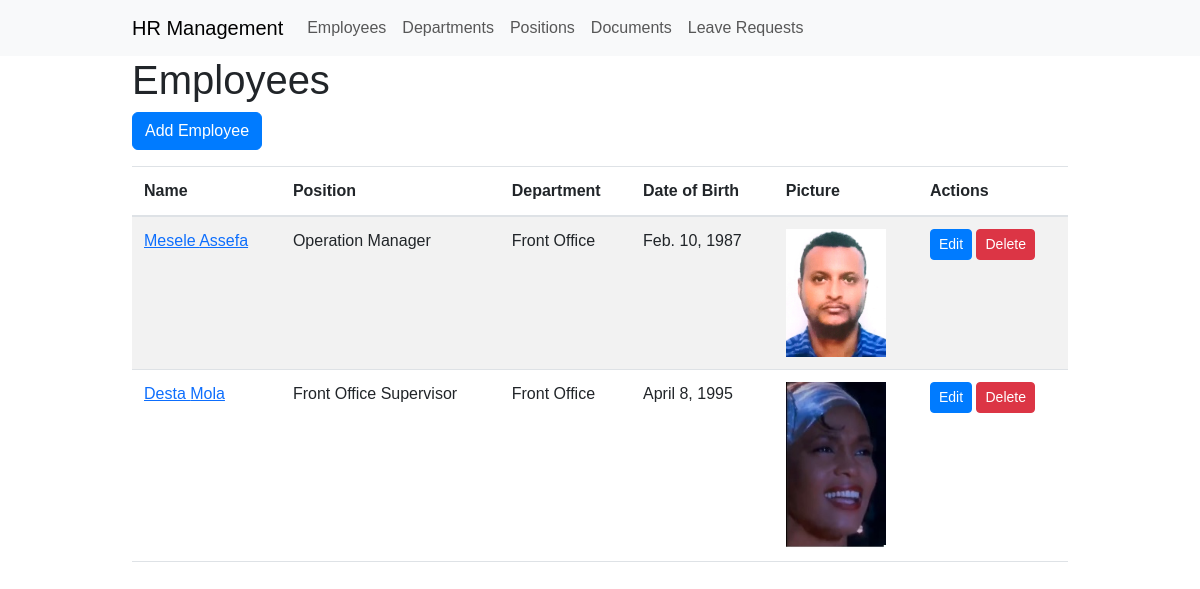
/employees/, run on an earlier commit of the app's database.
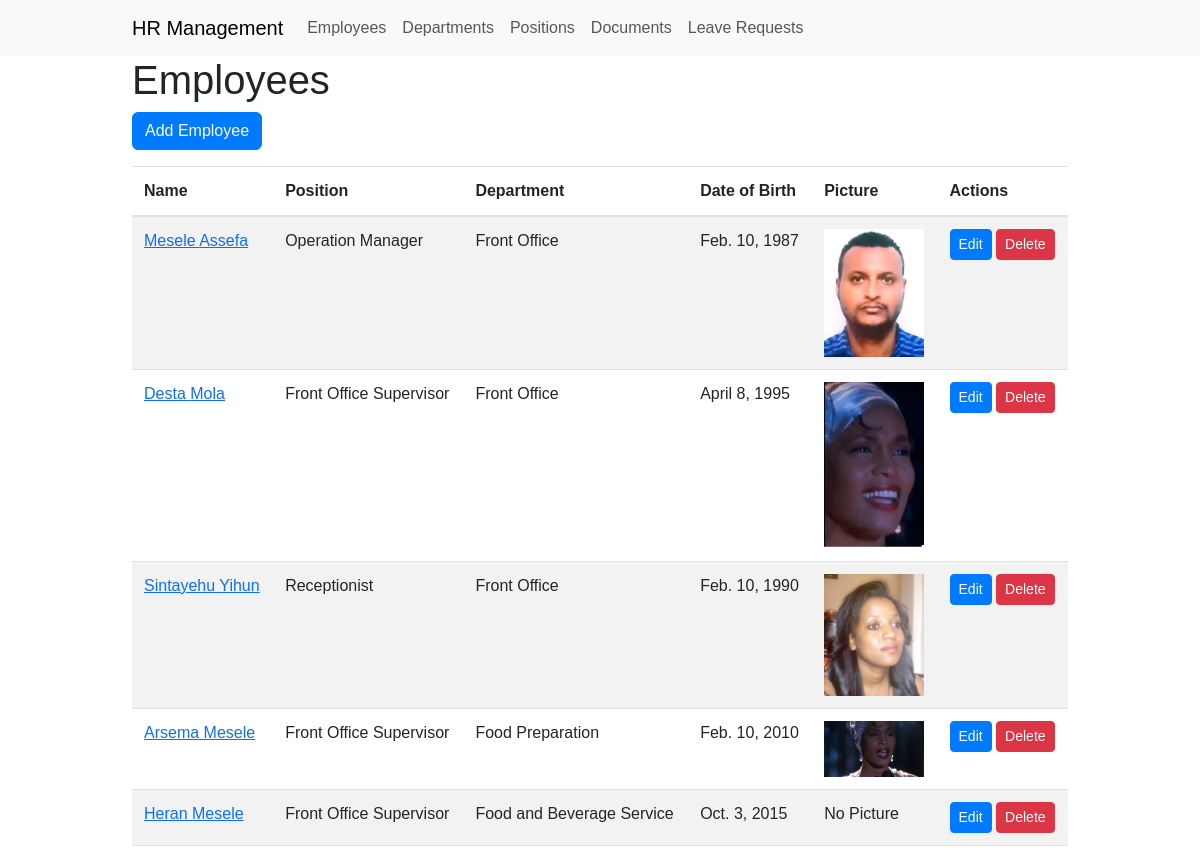
And on a later commit of the database.
### employee_management/models.py (models this page shows, shortened)
class Employee(models.Model):
    first_name = models.CharField(max_length=50)
    middle_name = models.CharField(max_length=50, null=True, blank=True)
    last_name = models.CharField(max_length=50)
    email = models.EmailField()
    department = models.ForeignKey(Department, on_delete=models.CASCADE)
    position = models.ForeignKey(Position, on_delete=models.CASCADE)
    date_of_birth = models.DateField()
    hire_date = models.DateField()
    salary = models.DecimalField(max_digits=10, decimal_places=2)
    is_active = models.BooleanField(default=True)
    picture = models.ImageField(upload_to='employee_pictures/', null=True, blank=True)
    """  def __init__(self, *args, **kwargs):
        super().__init__(*args, **kwargs)
        self.fields['picture'].widget.attrs.update({'class': 'form-control-file'}) """

class Position(models.Model):
    name = models.CharField(max_length=50)
    def __str__(self):
        return self.name

class Department(models.Model):
    name = models.CharField(max_length=50)
    def __str__(self):
        return self.name

### employee_management/views.py (the view)
# urls.py: path('employees/', employee_list, name='employee_list'),
def employee_list(request):
    employees = Employee.objects.all()
    return render(request, 'employee_list.html', {'employees': employees})

### employee_management/templates/employee_list.html (shortened to what this page needs)
{% extends 'base.html' %}
{% block content %}
<h1>Employees</h1>
<a href="{% url 'hrms:employee_create' %}" class="btn btn-primary mb-3">Add Employee</a>
<table class="table table-striped">
    <thead>
        <tr>
            <th>Name</th>
            <th>Position</th>
            <th>Department</th>
            <th>Date of Birth</th>
            <th>Picture</th>
            <th>Actions</th>
        </tr>
    </thead>
    <tbody>
        {% for employee in employees %}
        <tr>
            <td><a href="{% url 'hrms:employee_detail' employee.pk %}">{{ employee.first_name }} {{ employee.middle_name }}</a></td>
            <td>{{ employee.position }}</td>
            <td>{{ employee.department }}</td>
            <td>{{ employee.date_of_birth }}</td>
            <td>
                {% if employee.picture %}
                <img src="{{ employee.picture.url }}" alt="Employee Picture" width="100">
                {% else %}
                No Picture
                {% endif %}
            </td>
            <td><a href="{% url 'hrms:employee_update' employee.pk %}" class="btn btn-primary btn-sm">Edit</a> <a href="{% url 'hrms:employee_delete' employee.pk %}" class="btn btn-danger btn-sm" onclick="return confirm('Are you sure you want to delete this employee?')">Delete</a></td>
        </tr>
        {% endfor %}
    </tbody>
</table>
{% endblock %}

### employee_management/templates/base.html (shortened to what this page needs)
{% load static %}
<!DOCTYPE html>
<html lang="en">
<head>
    <link rel="stylesheet" href="https://cdn.jsdelivr.net/npm/bootstrap@5.3.0-alpha1/dist/css/bootstrap.min.css">
    <link rel="stylesheet" href="{% static 'css/style.css' %}">
</head>
<body>
    <nav class="navbar navbar-expand-lg navbar-light bg-light">
        <div class="container">
            <a class="navbar-brand" href="{% url 'hrms:employee_list' %}">HR Management</a>
            <div class="collapse navbar-collapse" id="navbarNav">
                <ul class="navbar-nav">
                    <li class="nav-item">
                        <a class="nav-link" href="{% url 'hrms:employee_list' %}">Employees</a>
                    </li>
                    <li class="nav-item">
                        <a class="nav-link" href="{% url 'hrms:department_list' %}">Departments</a>
                    </li>
                    <li class="nav-item">
                        <a class="nav-link" href="{% url 'hrms:position_list' %}">Positions</a>
                    </li>
                    <li class="nav-item">
                        <a class="nav-link" href="{% url 'hrms:document_list' %}">Documents</a>
                    </li>
                    <li class="nav-item">
                        <a class="nav-link" href="{% url 'hrms:leave_request_list' %}">Leave Requests</a>
                    </li>
                </ul>
            </div>
        </div>
    </nav>
    <div class="container">
        {% block content %}
        {% endblock %}
    </div>
</body>
</html>

### employee_management/static/css/style.css (style rules this page uses)
body { font-family: Arial, sans-serif; }
.container { max-width: 960px; }
.btn-primary { background-color: #007bff; border-color: #007bff; }
.table-striped > tbody > tr:nth-of-type(odd) { background-color: #f9f9f9; }
.table > thead > tr > th, .table > tbody > tr > th, .table > tfoot > tr > th, .table > thead > tr > td, .table > tbody > tr > td, .table > tfoot > tr > td { border-top: 1px solid #dee2e6; padding: 0.75rem; vertical-align: top; border-bottom: 1px solid #dee2e6; }
.table > thead > tr > th { vertical-align: bottom; border-bottom: 2px solid #dee2e6; }

What changed in the data, as far as the page shows it:
added Employee: first_name "Sintayehu", middle_name "Yihun", position "Receptionist", department "Front Office", date_of_birth "Feb. 10, 1990", picture (picture)
added Employee: first_name "Arsema", middle_name "Mesele", position "Front Office Supervisor", department "Food Preparation", date_of_birth "Feb. 10, 2010", picture (picture)
added Employee: first_name "Heran", middle_name "Mesele", position "Front Office Supervisor", department "Food and Beverage Service", date_of_birth "Oct. 3, 2015", picture "No Picture"
